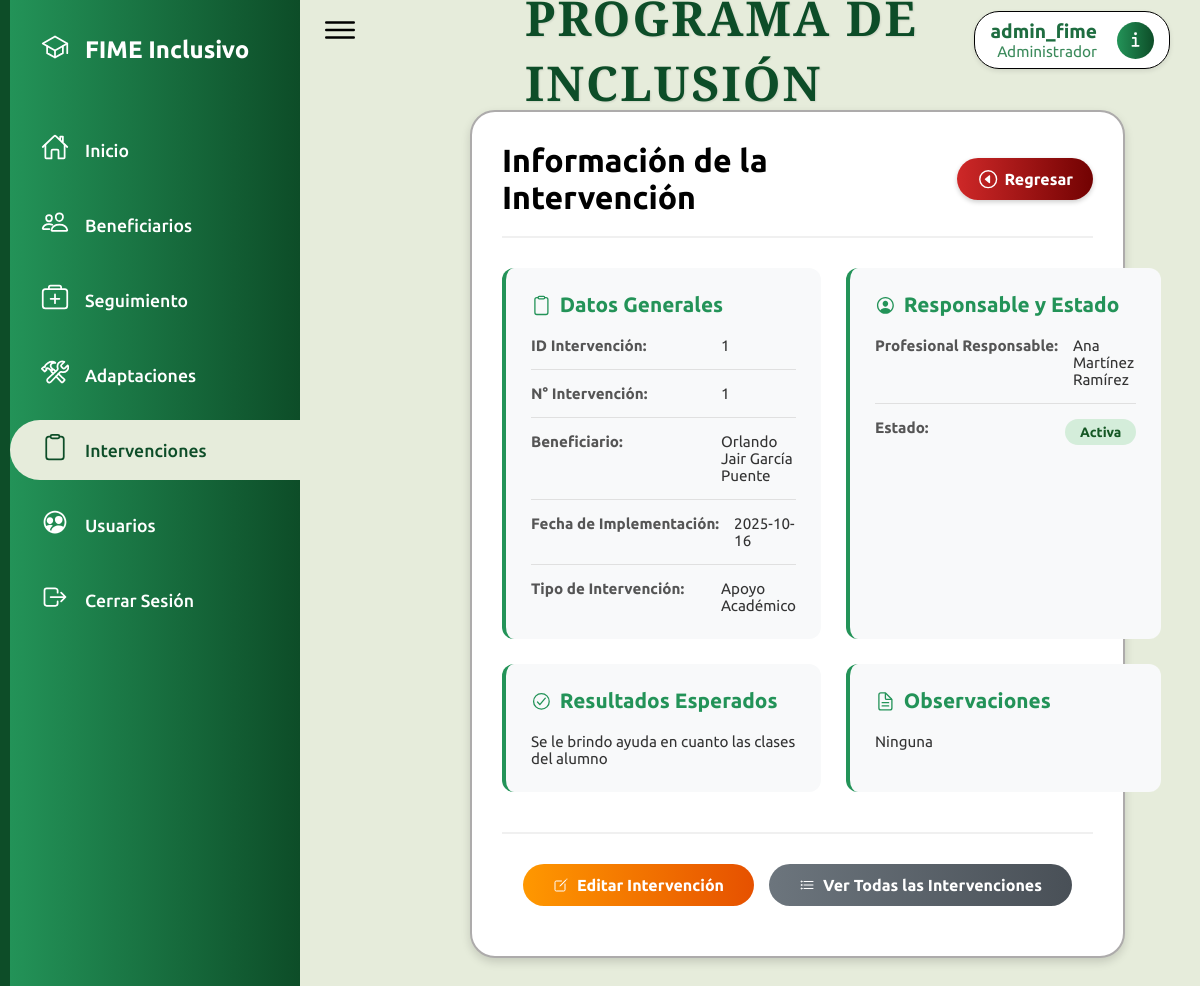
Screenshot of /modules/intervenciones/ver_intervenciones.php?id=1 (signed in) with the database file from the repository.
### tables this page shows
CREATE TABLE `intervenciones` (
  `id_intervencion` int(11) NOT NULL,
  `beneficiario_id` int(11) NOT NULL,
  `numero_intervencion` int(10) UNSIGNED NOT NULL,
  `profesional_id` int(11) DEFAULT NULL,
  `fecha_implementacion` date NOT NULL,
  `estado` enum('Activa','En pausa','Finalizada') DEFAULT 'Activa',
  `tipo_intervencion` enum('Apoyo Académico','Orientación Psicológica','Terapia del Lenguaje','Apoyo Tecnológico','Mentoría','Otro') NOT NULL,
  `resultados_esperados` text DEFAULT NULL,
  `observaciones` text DEFAULT NULL
);

### modules/intervenciones/ver_intervenciones.php (the view, shortened to what this page needs)
<?php
$user = $_SESSION['usuarioingresando'];
include '../../config/db.php';
$id_intervencion = intval($_GET['id']);
$query = "SELECT a.*,
CONCAT(b.nombre, ' ', b.apellido_paterno, ' ', IFNULL(b.apellido_materno, '')) AS beneficiario_nombre,
CONCAT(p.nombre, ' ', p.apellido_paterno, ' ', IFNULL(p.apellido_materno, '')) AS profesional_nombre
FROM intervenciones a
INNER JOIN beneficiarios b ON b.id_beneficiario = a.beneficiario_id
LEFT JOIN profesionales p ON p.id_profesional = a.profesional_id
WHERE a.id_intervencion = ?";
$stmt = mysqli_prepare($conex, $query);
mysqli_stmt_bind_param($stmt, "i", $id_intervencion);
mysqli_stmt_execute($stmt);
$result = mysqli_stmt_get_result($stmt);
$intervencion = mysqli_fetch_assoc($result);
$beneficiario_id = $intervencion['beneficiario_id'];
$beneficiario_nombre = $intervencion['beneficiario_nombre'];
$profesional_nombre = $intervencion['profesional_nombre'] ?: 'No asignado';
?>
<!DOCTYPE html>
<html lang="es">
<head>
    <link rel="stylesheet" href="../../assets/css/sidebar.css">
    <link rel="stylesheet" href="https://cdnjs.cloudflare.com/ajax/libs/font-awesome/5.15.4/css/all.min.css">
</head>
<body>
    <?php
    $currentPage = basename($_SERVER['PHP_SELF']);
    ?>
    <div class="container">
        <div class="navigation">
            <ul>
                <li>
                    <a href="#">
                        <span class="icon">
                            <ion-icon name="school-outline"></ion-icon>
                        </span>
                        <span class="title">FIME Inclusivo</span>
                    </a>
                </li>
                <li class="<?php echo ($currentPage == 'dashboard.php') ? 'active' : ''; ?>">
                    <a href="../../modules/auth/dashboard.php" data-tooltip="Inicio">
                        <span class="icon"><ion-icon name="home-outline"></ion-icon></span>
                        <span class="title">Inicio</span>
                    </a>
                </li>
                <?php
                $beneficiariosPages = ['index_beneficiarios.php', 'crear_beneficiarios.php', 'editar_beneficiarios.php', 'ver_beneficiarios.php'];
                ?>
                <li class="<?php echo in_array($currentPage, $beneficiariosPages) ? 'active' : ''; ?>">
                    <a href="../../modules/beneficiarios/index_beneficiarios.php" data-tooltip="Beneficiarios">
                        <span class="icon"><ion-icon name="people-outline"></ion-icon></span>
                        <span class="title">Beneficiarios</span>
                    </a>
                </li>
                <?php
                $diagnosticosPages = ['index_diagnosticos.php', 'crear_diagnosticos.php', 'editar_diagnosticos.php', 'historico_diagnosticos.php', 'ver_diagnosticos.php'];
                ?>
                <li class="<?php echo in_array($currentPage, $diagnosticosPages) ? 'active' : ''; ?>">
                    <a href="../../modules/diagnosticos/index_diagnosticos.php" data-tooltip="Diagnósticos">
                        <span class="icon"><ion-icon name="medkit-outline"></ion-icon></span>
                        <span class="title">Seguimiento</span>
                    </a>
                </li>
                <?php
                $adaptacionesPages = ['index_adaptaciones.php', 'crear_adaptaciones.php', 'editar_adaptaciones.php', 'historico_adaptaciones.php', 'ver_adaptaciones.php'];
                ?>
                <li class="<?php echo in_array($currentPage, $adaptacionesPages) ? 'active' : ''; ?>">
                    <a href="../../modules/adaptaciones/index_adaptaciones.php" data-tooltip="Adaptaciones">
                        <span class="icon"><ion-icon name="construct-outline"></ion-icon></span>
                        <span class="title">Adaptaciones</span>
                    </a>
                </li>
                <?php
                $intervencionesPages = ['index_intervenciones.php', 'crear_intervenciones.php', 'editar_intervenciones.php', 'historico_intervenciones.php', 'ver_intervenciones.php'];
                ?>
                <li class="<?php echo in_array($currentPage, $intervencionesPages) ? 'active' : ''; ?>">
                    <a href="../../modules/intervenciones/index_intervenciones.php" data-tooltip="Intervenciones">
                        <span class="icon"><ion-icon name="clipboard-outline"></ion-icon></span>
                        <span class="title">Intervenciones</span>
                    </a>
                </li>
                <?php
                if (isset($_SESSION['rol']) && $_SESSION['rol'] === 'Administrador') {
                    $usuariosPages = ['index_usuarios.php', 'crear_usuarios.php', 'editar_usuarios.php', 'ver_usuarios.php'];
                ?>
                    <li class="<?php echo in_array($currentPage, $usuariosPages) ? 'active' : ''; ?>">
                        <a href="../../modules/usuarios/index_usuarios.php" data-tooltip="Usuarios">
                            <span class="icon"><ion-icon name="people-circle-outline"></ion-icon></span>
                            <span class="title">Usuarios</span>
                        </a>
                    </li>
                <?php
                }
                ?>
                <li>
                    <a href="#" onclick="showLogoutModal()" data-tooltip="Cerrar Sesión">
                        <span class="icon">
                            <ion-icon name="log-out-outline"></ion-icon>
                        </span>
                        <span class="title">Cerrar Sesión</span>
                    </a>
                </li>
            </ul>
        </div>
    </div>
    <div class="main">
        <div class="topbar">
            <div class="toggle"><ion-icon name="menu-outline"></ion-icon></div>
            <h2 class="page-title">PROGRAMA DE INCLUSIÓN</h2>
            <div class="user-box">
                <div class="user-info">
                    <div class="user-name"><?php echo htmlspecialchars($user); ?></div>
                    <div class="user-role"><?php echo htmlspecialchars($_SESSION['rol']); ?></div>
                </div>
                <button class="info-btn" onclick="mostrarInfo()">
                    <ion-icon name="information-outline"></ion-icon>
                </button>
            </div>
        </div>
        <div class="view-container">
            <div class="view-header">
                <h2 class="view-title">Información de la Intervención</h2>
                <a href="historico_intervenciones.php?id=<?php echo $beneficiario_id; ?>" class="btn-regresar">
                    <ion-icon name="caret-back-circle-outline"></ion-icon> Regresar
                </a>
            </div>
            <div class="view-content">
                <div class="info-grid">
                    <div class="info-section">
                        <h3>
                            <ion-icon name="clipboard-outline"></ion-icon>
                            Datos Generales
                        </h3>
                        <div class="info-row">
                            <span class="info-label">ID Intervención:</span>
                            <span class="info-value"><?php echo htmlspecialchars($intervencion['id_intervencion']); ?></span>
                        </div>
                        <div class="info-row">
                            <span class="info-label">N° Intervención:</span>
                            <span class="info-value"><?php echo htmlspecialchars($intervencion['numero_intervencion']); ?></span>
                        </div>
                        <div class="info-row">
                            <span class="info-label">Beneficiario:</span>
                            <span class="info-value"><?php echo htmlspecialchars($beneficiario_nombre); ?></span>
                        </div>
                        <div class="info-row">
                            <span class="info-label">Fecha de Implementación:</span>
                            <span class="info-value"><?php echo htmlspecialchars($intervencion['fecha_implementacion']); ?></span>
                        </div>
                        <div class="info-row">
                            <span class="info-label">Tipo de Intervención:</span>
                            <span class="info-value"><?php echo htmlspecialchars($intervencion['tipo_intervencion']); ?></span>
                        </div>
                    </div>
                    <div class="info-section">
                        <h3>
                            <ion-icon name="person-circle-outline"></ion-icon>
                            Responsable y Estado
                        </h3>
                        <div class="info-row">
                            <span class="info-label">Profesional Responsable:</span>
                            <span class="info-value"><?php echo htmlspecialchars($profesional_nombre); ?></span>
                        </div>
                        <div class="info-row">
                            <span class="info-label">Estado:</span>
                            <span class="info-value">
                                <?php
                                $estado = $intervencion['estado'] ?? 'N/A';
                                $badge_class = 'activo';
                                ?>
                                <span class="badge <?php echo $badge_class; ?>">
                                    <?php echo htmlspecialchars($estado); ?>
                                </span>
                            </span>
                        </div>
                    </div>
                    <div class="info-section">
                        <h3>
                            <ion-icon name="checkmark-circle-outline"></ion-icon>
                            Resultados Esperados
                        </h3>
                        <div class="info-row">
                            <span class="info-value"><?php echo nl2br(htmlspecialchars($intervencion['resultados_esperados'])); ?></span>
                        </div>
                    </div>
                    <div class="info-section">
                        <h3>
                            <ion-icon name="document-text-outline"></ion-icon>
                            Observaciones
                        </h3>
                        <div class="info-row">
                            <span class="info-value"><?php echo nl2br(htmlspecialchars($intervencion['observaciones'] ?: 'Sin observaciones')); ?></span>
                        </div>
                    </div>
                </div>
                <div class="action-buttons">
                    <a href="editar_intervenciones.php?id=<?php echo $id_intervencion; ?>" class="btn-action btn-edit">
                        <ion-icon name="create-outline"></ion-icon> Editar Intervención
                    </a>
                    <a href="historico_intervenciones.php?id=<?php echo $beneficiario_id; ?>" class="btn-action btn-cancel">
                        <ion-icon name="list-outline"></ion-icon> Ver Todas las Intervenciones
                    </a>
                </div>
            </div>
        </div>
    </div>
</body>
</html>

### assets/css/sidebar.css (style rules this page uses)
* { font-family: "Ubuntu", sans-serif; margin: 0; padding: 0; box-sizing: border-box; }
:root { --blue: #2a2185; --white: #fff; --gray: #f5f5f5; --black1: #222; --black2: #999; }
body { min-height: 100vh; overflow-x: hidden; font-family: Arial, sans-serif; margin: 0; padding: 0; height: 100vh; display: flex; background-color: #e6ecdb; background-size: cover; background-attachment: fixed; }
.container { position: relative; width: 100%; }
.navigation { position: fixed; width: 300px; height: 100%; background: linear-gradient(90deg, #239358, #0d4d28); border-left: 10px solid #0d4d28; transition: width 0.3s; overflow: hidden; z-index: 10; }
.navigation ul { list-style: none; padding: 0; margin: 0; width: 100%; position: relative; }
.navigation ul li { width: 100%; position: relative; border-top-left-radius: 30px; border-bottom-left-radius: 30px; margin: 15px 0; }
.navigation ul li:first-child { margin: 20px 0 40px 0; pointer-events: none; }
.navigation ul li a { display: flex; align-items: center; width: 100%; height: 60px; padding: 0 15px; position: relative; text-decoration: none; color: white; transition: color 0.3s, background-color 0.3s; }
.navigation ul li a .icon { display: block; min-width: 60px; text-align: center; font-size: 1.75rem; }
.navigation ul li a .title { font-size: 1.1em; font-weight: 500; white-space: nowrap; transition: opacity 0.3s; }
.navigation ul li:first-child .title { font-size: 1.5em; font-weight: bold; }
.navigation ul li:hover, .navigation ul li.active { background-color: #e6ecdb; }
.navigation ul li:hover a, .navigation ul li.active a { color: #0d4d28; }
.main { position: absolute; width: calc(100% - 300px); left: 300px; min-height: 100vh; transition: 0.5s; }
.topbar { width: 100%; height: 60px; display: flex; justify-content: space-between; align-items: center; padding: 0 10px; }
.toggle { position: relative; width: 60px; height: 60px; display: flex; justify-content: center; align-items: center; font-size: 2.5rem; cursor: pointer; }
.user-box { display: flex; align-items: center; background-color: #ffffff; box-shadow: 0 2px 5px rgba(0, 0, 0, 0.1); border: 1px solid #000; margin-left: auto; margin-right: 20px; margin-top: 20px; padding: 8px 15px; border-radius: 25px; font-size: 1.2em; gap: 10px; transition: transform 0.3s ease, box-shadow 0.3s ease; }
.user-info { display: flex; flex-direction: column; margin-right: 10px; text-align: right; }
.user-name { font-weight: bold; color: #1e6d40; font-size: 1em; }
.user-role { font-size: 0.8em; color: #3b8a5b; }
.info-btn { background: linear-gradient(90deg, #239358, #0d4d28); border: none; color: white; width: 37px; height: 37px; border-radius: 50%; font-size: 1.2em; cursor: pointer; display: flex; align-items: center; justify-content: center; }
.btn-cancel, .btn-confirm { padding: 10px 25px; border: none; border-radius: 5px; font-weight: 500; cursor: pointer; text-decoration: none; transition: background-color 0.3s, transform 0.2s; font-size: 1.1em; }
.btn-cancel { background-color: #7e7d7d; color: white; }
.page-title { position: absolute; left: 50%; transform: translateX(-50%); font-family: "Playfair Display", Georgia, serif; font-size: 3em; font-weight: 700; color: #0d4d28; margin-top: 40px; letter-spacing: 2px; text-shadow: 1px 1px 2px rgba(0, 0, 0, 0.1); }
.header-section .btn-regresar, a.btn-regresar { background: linear-gradient(90deg, #ce2828, #720202) !important; border: none; color: white !important; font-weight: 600; cursor: pointer; text-decoration: none !important; display: flex !important; align-items: center; justify-content: center; gap: 5px; padding: 10px 20px; border-radius: 50px; box-shadow: 0 2px 5px rgba(0, 0, 0, 0.2); transition: all 0.3s; }
.header-section .btn-regresar ion-icon, a.btn-regresar ion-icon { color: white !important; font-size: 1.4em; }
.btn-edit { background-color: #ffde59; }

### rows the page displays
intervenciones: id_intervencion "1", numero_intervencion "1", fecha_implementacion "2025-10-16", tipo_intervencion "Apoyo Académico", estado "Activa", resultados_esperados "Se le brindo ayuda en cuanto las clases del alumno", observaciones "Ninguna"

### other values shown
$user "admin_fime"
$_SESSION['rol'] "Administrador"
$beneficiario_nombre "Orlando Jair García Puente"
$profesional_nombre "Ana Martínez Ramírez"
